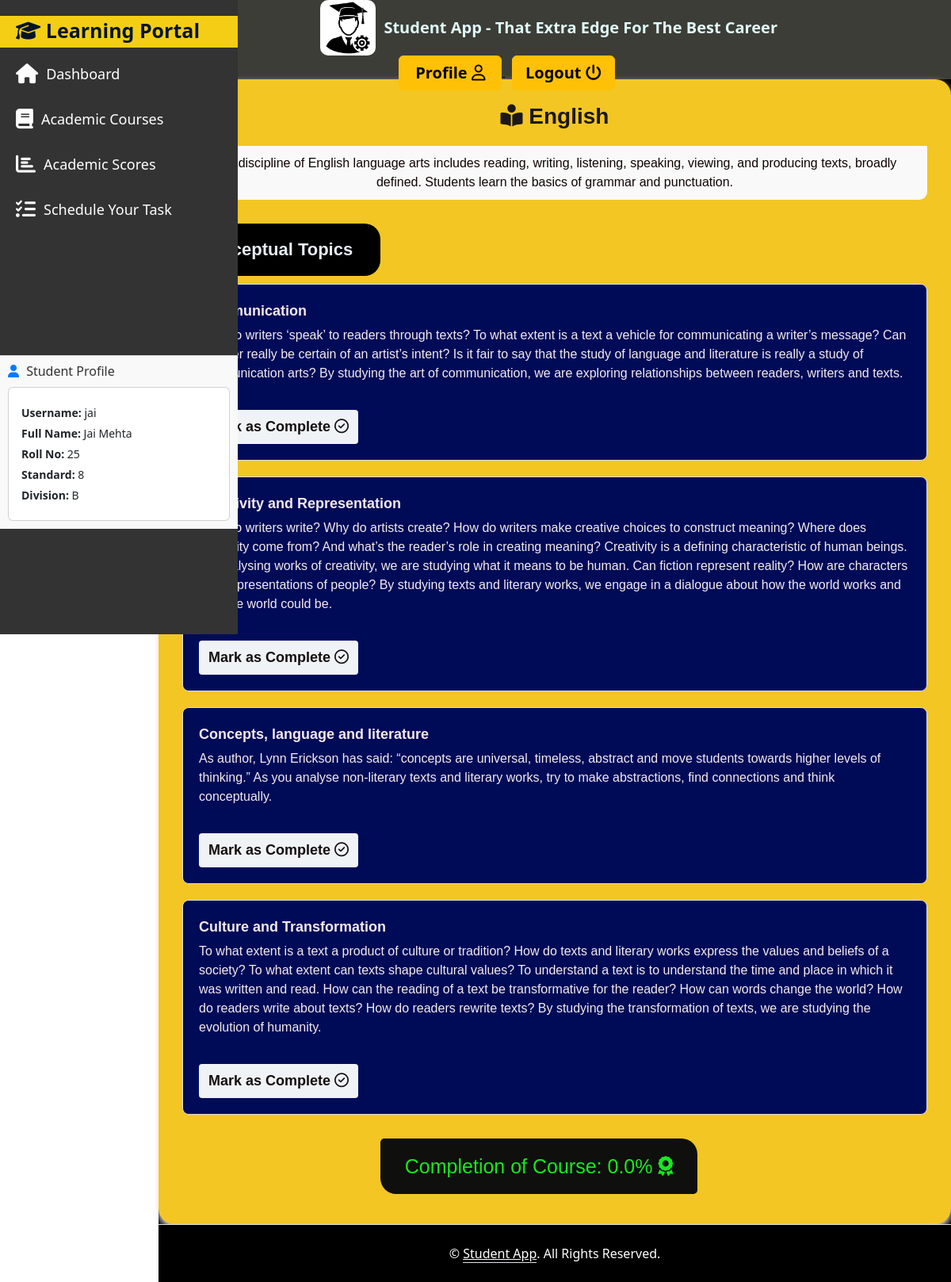
The app's page /student/1/ (signed in) with its own data.
### users/models.py (models this page shows, shortened)
class Profile(models.Model):
    user = models.OneToOneField(User, on_delete=models.CASCADE)
    full_name = models.CharField(max_length=255, default="Full Name")
    roll_no = models.CharField(max_length=50, default="Roll No")
    std = models.CharField(max_length=20, default="std")
    division = models.CharField(max_length=10, default="A")
    image = models.ImageField(default='profilepic.png', upload_to='profile_pictures')

### student/models.py (models this page shows, shortened)
class Course(models.Model):
    name = models.CharField(max_length=200, default='Name of the Course')
    description = models.TextField()

class Section(models.Model):
    course = models.ForeignKey(Course, on_delete=models.CASCADE, related_name="sections")
    name = models.CharField(max_length=255)
    description = models.TextField()
    order = models.PositiveIntegerField()  # Order of the section in the course

class StudentProgress(models.Model):
    student = models.ForeignKey(User, on_delete=models.CASCADE)
    course = models.ForeignKey(Course, on_delete=models.CASCADE)
    completed_sections = models.ManyToManyField(Section, blank=True)
    @property
    def course_completion_percentage(self):
        total_sections = self.course.sections.count()
        if total_sections == 0:
            return 0
        completed_count = self.completed_sections.count()
        return (completed_count / total_sections) * 100

### student/views.py (the view, shortened to what this page needs)
# urls.py: path('<int:course_id>/', views.course_detail_view, name='course_detail'),
@login_required
def course_detail_view(request, course_id):
    profile = None
    if request.user.is_authenticated:
        profile = Profile.objects.filter(user=request.user).first()
    course = get_object_or_404(Course, id=course_id)
    student = request.user
    progress, created = StudentProgress.objects.get_or_create(student=student, course=course)
    sections = course.sections.all()
    context = {
        'course': course,
        'sections': sections,
        'progress': progress,
        'profile':profile,
    }
    return render(request, 'student_app/course_detail.html', context)

### student/Templates/student_app/course_detail.html (shortened to what this page needs)
{% extends 'student_app/base.html' %}
{% load static %}
{% block content %}
    <div class="background offset-md-2">
        <div class="container">
            <h1 class="course-title"><i class="fa-solid fa-book-open-reader"></i> {{ course.name }}</h1>
            <p class="course-description">{{ course.description }}</p>
            <h3 class="sections-title">Conceptual Topics</h3>
            <ul class="section-list">
                {% for section in sections %}
                    <li class="section-item">
                        <strong class="section-name">{{ section.name }}</strong>
                        <p class="section-description">{{ section.description }}</p>
                        {% if section in progress.completed_sections.all %}
                            <br><span class="status status-completed">Completed <i class="fa-solid fa-circle-check"></i></span><br>
                            <form class="reset-progress-form" method="POST" action="{% url 'course_detail' course.id %}">
                                {% csrf_token %}
                                <input type="hidden" name="section_id" value="{{ section.id }}">
                                <input type="hidden" name="reset_section" value="true">
                                <br><button class="reset-progress-button" type="submit">Reset Concept <i class="fa-solid fa-rotate-left"></i></button>
                            </form>
                        {% else %}
                            <form class="mark-complete-form" method="POST">
                                <br><button class="mark-complete-button" type="submit">Mark as Complete <i class="fa-regular fa-circle-check"></i></button>
                            </form>
                        {% endif %}
                    </li>
                {% endfor %}
            </ul>
            <h3 class="completion-percentage">Completion of Course: {{ progress.course_completion_percentage }}% <i class="fa-solid fa-award"></i></h3>
        </div>
    </div>
{% endblock %}

### student/Templates/student_app/base.html (shortened to what this page needs)
{% load static %}
<!DOCTYPE html>
<html lang="en">
<head>
    <link href="https://cdn.jsdelivr.net/npm/bootstrap@5.3.3/dist/css/bootstrap.min.css" rel="stylesheet">
    <link rel="stylesheet" href="https://cdnjs.cloudflare.com/ajax/libs/font-awesome/6.5.2/css/all.min.css"/>
</head>
<body>
    <nav class="nav navbar-dark">
        <div>
            <a href="{% url 'index' %}" class="navbar-brand offset-md-8">
                <img src="{% static 'logo/logo1.png' %}" alt="Logo">
                <strong>Student App - That Extra Edge For The Best Career</strong>
            </a>
        </div>
        <div class="offset-md-5">
            {% if user.is_superuser %}
                <a href="{% url 'users:profile' %}" style="color:black">
                    <button class="btn btn-warning button-signup" style="width:130px; font-size: 20px;">
                        <b>Profile</b>
                        <i class="fa-regular fa-user"></i>
                    </button>
                </a>&nbsp
                <a href="{% url 'users:logout' %}" style="color:black">
                    <button class="btn btn-warning button-signup" style="width:130px; font-size: 20px;">
                        <b>Logout</b>
                        <i class="fa-solid fa-power-off"></i>
                    </button>
                </a>
            {% elif user.is_authenticated %}
                <a href="{% url 'users:profile' %}" style="color:black">
                    <button class="btn btn-warning button-signup" style="width:130px; font-size: 20px;">
                        <b>Profile</b>
                        <i class="fa-regular fa-user"></i>
                    </button>
                </a>&nbsp
                <a href="{% url 'users:logout' %}" style="color:black">
                    <button class="btn btn-warning button-signup" style="width:130px; font-size: 20px;">
                        <b>Logout</b>
                        <i class="fa-solid fa-power-off"></i>
                    </button>
                </a>
            {% endif %}
        </div>
    </nav>
    <div class="sidebar">
        <div class="sidebar-header">
            <span class="header">
                <i class="fa-solid fa-graduation-cap"></i>
                <b>Learning Portal</b>
            </span>
        </div>
        <ul>
            <li  class="{% if request.path == '/student/dashboard/' %}active{% endif %}">
                <a href="{% url 'dashboard' %}"><i class="fas fa-home"></i> Dashboard</a>
            </li>
            <li class="{% if request.path == '/student/courses_list/' %}active{% endif %}">
                <a href="{% url 'courses_list' %}"><i class="fas fa-book"></i> Academic Courses</a>
            </li>
            <li class="{% if request.path == '/student/scores/' %}active{% endif %}">
                <a href="{% url 'academic_scores' %}"><i class="fas fa-chart-bar"></i> Academic Scores</a>
            </li>
            <li class="{% if request.path == '/student/tasks/' %}active{% endif %}">
                <a href="{% url 'task_list' %}"><i class="fas fa-tasks"></i> Schedule Your Task</a>
            </li>
        </ul>
        {% if user.is_authenticated %}
        <div class="student-details">
            <h4><i class="fas fa-user"></i> Student Profile</h4>
            <div class="card">
                <div class="card-body">
                    <p><strong>Username:</strong> {{ profile.user.username }}</p>
                    <p><strong>Full Name:</strong> {{ profile.full_name }}</p>
                    <p><strong>Roll No:</strong> {{ profile.roll_no }}</p>
                    <p><strong>Standard:</strong> {{ profile.std }}</p>
                    <p><strong>Division:</strong> {{ profile.division }}</p>
                </div>
            </div>
        </div>
        {% endif %}
    </div>
    <div>
        {% block content %}
        {% endblock %}
    </div>
    <footer class="offset-md-2">
        <div class="container-fluid text-white text-center border-top py-4" style="background-color: black;">
            <p class="m-0">&copy; <a class="text-white border-bottom" href="#">Student App</a>. All Rights Reserved. </p>
        </div>
    </footer>
</body>
</html>

### student/Templates/student_app/base.html (style rules this page uses)
.navbar-dark { background-color: #3C3D37; height: 100px; display: flex; align-items: center; padding: 0 20px; }
.navbar-brand { display: flex; align-items: center; text-decoration: none; }
.navbar-brand img { height: 70px; border-radius: 10px; }
.navbar-brand strong { color: rgb(224, 250, 247); font-size: 20px; margin-left: 10px; }
.sidebar { width: 300px; height: 100vh; background-color: #333; color: #fff; position: fixed; top: 0; left: 0; display: flex; flex-direction: column; padding-top: 20px; }
.sidebar ul { list-style-type: none; margin: 0; padding: 0; }
.sidebar ul li { margin: 10px 0; }
.sidebar ul li a { color: #fff; text-decoration: none; display: flex; align-items: center; padding: 10px 20px; transition: background-color 0.3s ease; font-size: 18px; }
.sidebar ul li a i { margin-right: 10px; font-size: 25px; }
.sidebar-header { background-color: #F4CE14; height: 40px; font-size: 25px; color: #021526; }
.header { padding:20px; }
.student-details { margin-top: 150px; padding: 10px; background-color: #f9f9f9; border-top: 1px solid #ddd; font-size: 14px; }
.student-details h4 { font-size: 16px; color: #333; margin-bottom: 10px; }
.student-details p { margin: 5px 0; }
.student-details i { color: #007bff; margin-right: 5px; }

### student/Templates/student_app/course_detail.html (style rules this page uses)
.background { background-color: black; }
.container { max-width: 1000px; margin: 0px auto; background: #F3C623; padding: 30px; border-radius: 20px; box-shadow: 0 4px 8px rgb(230, 227, 227); font-family: Arial, sans-serif; }
.course-title { text-align: center; color: #1b1818; font-size: 28px; margin-bottom: 20px; font-weight: bold; }
.course-description { color: #100404; margin-bottom: 30px; text-align: center; border-radius: 10px 1px; background-color: #f9f9f9; padding: 10px; }
.sections-title { color: #e7edf3; margin-bottom: 10px; font-size: 22px; background-color: black; width: 250px; padding: 20px; border-radius: 20px; font-weight: bold; }
.section-list { list-style: none; padding: 0; }
.section-item { margin-bottom: 20px; padding: 20px; background: #000B58; border: 1px solid #ddd; border-radius: 8px; }
.section-name { font-size: 18px; color: #f4e9e9; font-weight: bold; }
.section-description { color: #f3eaea; margin: 5px 0; }
.mark-complete-form { margin-top: 10px; }
.mark-complete-button { background-color: #f0f3f6; color: #150e0e; border: none; padding: 8px 12px; border-radius: 4px; cursor: pointer; font-size: 18px; font-weight: bold; }
.completion-percentage { margin-top: 30px; text-align: center; font-size: 25px; color: #14ea1b; background-color: #0f0f0e; border-radius: 5px 20px 5px 20px; width: 400px; padding: 20px; font-size: bold; margin-left: 250px; }

### records on screen
Profile: user.username "jai", full_name "Jai Mehta", roll_no "25", std "8", division "B"
Course: name "English", description "The discipline of English language arts includes reading, writing, listening, speaking, viewing, and producing texts, broadly defined. Students learn the basics of grammar and punctuation."
Section: name "Communication", description "How do writers ‘speak’ to readers through texts? To what extent is a text a vehicle for communicating a writer’s message? Can we ever really be certain of an artist’s intent? Is it fair to say that the study of language and literature is really a study of communication arts? By studying the art of communication, we are exploring relationships between readers, writers and texts."
Section: name "Creativity and Representation", description "Why do writers write? Why do artists create? How do writers make creative choices to construct meaning? Where does creativity come from? And what’s the reader’s role in creating meaning? Creativity is a defining characteristic of human beings. By analysing works of creativity, we are studying what it means to be human. Can fiction represent reality? How are characters ‘fair’ representations of people? By studying texts and literary works, we engage in a dialogue about how the world works and how the world could be."
Section: name "Concepts, language and literature", description "As author, Lynn Erickson has said: “concepts are universal, timeless, abstract and move students towards higher levels of thinking.” As you analyse non-literary texts and literary works, try to make abstractions, find connections and think conceptually."
Section: name "Culture and Transformation", description "To what extent is a text a product of culture or tradition? How do texts and literary works express the values and beliefs of a society? To what extent can texts shape cultural values? To understand a text is to understand the time and place in which it was written and read. How can the reading of a text be transformative for the reader? How can words change the world? How do readers write about texts? How do readers rewrite texts? By studying the transformation of texts, we are studying the evolution of humanity."
StudentProgress: course_completion_percentage "0.0"
